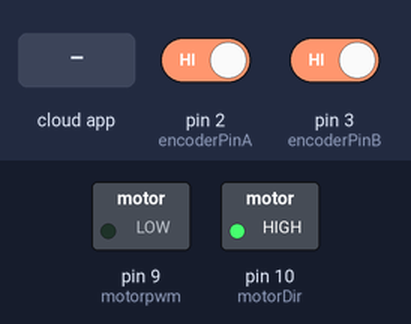
Recording of a sketch running on a simulated Arduino Uno, built with avr-gcc and run on an emulated ATmega328P. Parts: switched loads named in the sketch (green lamp = pin HIGH). Inputs (shaded band) come from the test bench; at power-on: pin 2 (encoderPinA) HIGH, pin 3 (encoderPinB) HIGH. The ROS host is connected and sends only what is stated.

Above: at 1.2 s.
1.3 s: the phone or cloud app sets linear.x to -100
At 1.46 s:
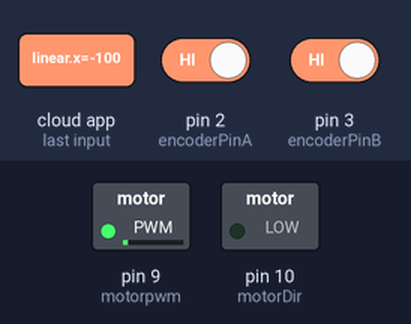
At 3.3 s:
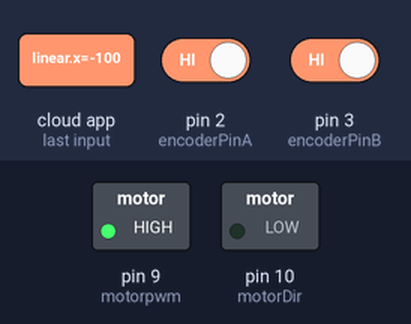
4.3 s: the phone or cloud app sets linear.x to 100
At 7.12 s:
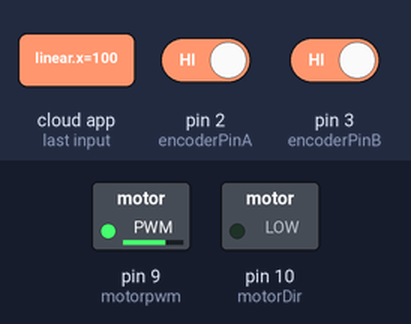
7.3 s: the phone or cloud app sets angular.z to 100
Timing chart, 0 to 10.3 s (numbered marks = the images above; inputs shaded):
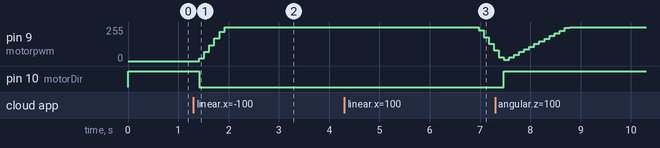

The sketch:

ros_speed2.ino
```cpp
#include <ros.h>
#include <geometry_msgs/Twist.h>
#include <ros/time.h>

ros::NodeHandle  nh;

#define encoderPinA 2
#define encoderPinB 3
// #define motorDir 6
// #define motorpwm 5
#define motorDir 10
#define motorpwm 9

#define LOOPTIME 10


int counts = 8400;  // Encoder Pulse per revolution.
volatile long  encoderValue = 0;


unsigned long previousMillis = 0;
long interval = 100;
float input;
float setpoint;

//PID VARIABLES
float output, cv1, error, error1, error2;
float Kp=2, Kd=0.00, Ki=50, Tm=0.1;


//variables de ROs
float vx=0;
float w=0;

//ROS CALLBACK FUNCTION
void cmd_vel_cb( const geometry_msgs::Twist& twist){
  vx = twist.linear.x;
  w = twist.angular.z;
}


ros::Subscriber<geometry_msgs::Twist> sub("cmd_vel", cmd_vel_cb );

void setup() {
   nh.initNode();
   nh.subscribe(sub);

  pinMode (encoderPinA, INPUT_PULLUP);
  pinMode (encoderPinB, INPUT_PULLUP);
  attachInterrupt (digitalPinToInterrupt (encoderPinA), readEncoderA, CHANGE);
  attachInterrupt (digitalPinToInterrupt (encoderPinB), readEncoderB, CHANGE);

  pinMode(motorDir, OUTPUT);
  pinMode(motorpwm, OUTPUT);

  TCCR1B = TCCR1B & 0b11111000 | 1;

}

void loop(){

  unsigned long currentMillis = millis();

  //MOTOR VELOCITY
  if((currentMillis - previousMillis)>= interval){
    previousMillis = currentMillis;

    input = 10* encoderValue * (2*PI/8400.0) ; //rad/seg
    encoderValue = 0;
  }

  //
  setpoint= 10*vx-5.985*w; //left//max 7.8 rad/s
  setpoint=-setpoint;
  error = setpoint - input;


  //PID CONTROLLER
  output = cv1 + (Kp + Kd/Tm)*error + (-Kp + Ki*Tm - 2*Kd/Tm)*error1+ (Kd/Tm)*error2 ;
  cv1 = output;
  error2 = error1;
  error1 = error;

  //SATURATION
  if(output > 255.0){
    output = 255.0;
  }else if (output < -255.0) {
    output = -255.0;
  }

  //OUTPUT
  pwmOut(output);

  nh.spinOnce();
  delay(100);

}

void readEncoderA()
{
  if (digitalRead(encoderPinA) != digitalRead(encoderPinB))
  {
    encoderValue++;
  }
  else
  {
    encoderValue--;
  }
}

void readEncoderB()
{
  if (digitalRead(encoderPinA) == digitalRead(encoderPinB))
  {
    encoderValue++;
  }
  else
  {
    encoderValue--;
  }
}

void forward () {
  digitalWrite(motorDir, LOW);

}
void reverse () {
  digitalWrite(motorDir, HIGH);

}


void pwmOut(float out) {
  if (out > 0) {  // if output > 0, move motor in forward direction
    analogWrite(motorpwm, out);
    forward();
  }
  else {  // if output < 0, move motor in reverse direction
    analogWrite(motorpwm, abs(out));
    reverse();
  }
}
```

Measured:
- after the input at 1.3 s, pin 9 (motorpwm): moves from 0/255 to 255/255 over 0.50 s, starting after 0.12 s; pin 10 (motorDir): HIGH → LOW after 0.12 s
- after the input at 4.3 s, pin 9 (motorpwm): 255/255 → 230/255 after 2.7 s, → 180/255 0.10 s later, → 130/255 0.10 s later, → 80/255 0.10 s later
